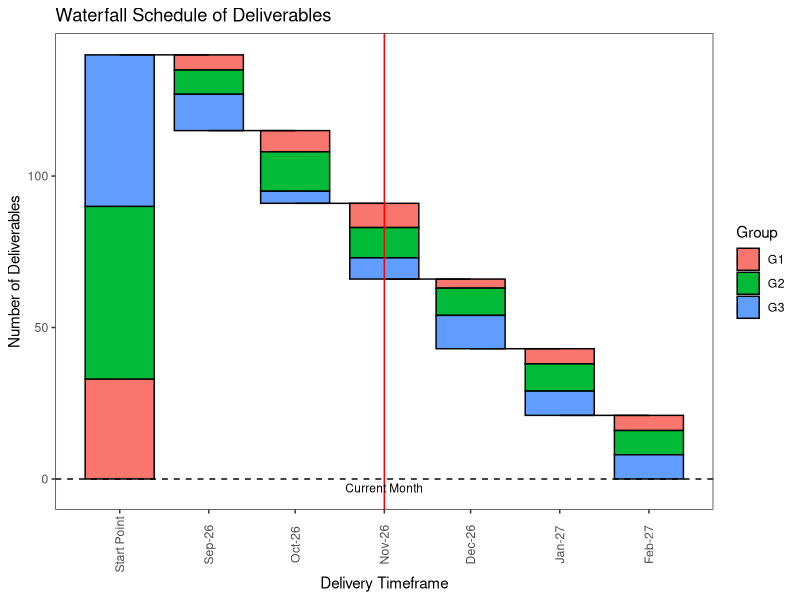

Recreate this plot in R.

usePackage <- function(p) # Function created that checks for library, installing if not present
{
  if (!is.element(p, installed.packages()[, 1]))
    install.packages(p, dep = TRUE)
  require(p, character.only = TRUE)
}

# Load required packages
usePackage("dplyr")
usePackage("readxl")  # read_excel
usePackage("janitor") # snake_case
usePackage("ggplot2") # ggplot
usePackage("lubridate") # ggplot

# Create mock data
month_range <- -2:3
df <- data.frame()

for (r in month_range){
  
  g1 <- sample(3:8,1)
  g2 <- sample(3:15,1)
  g3 <- sample(3:12,1)
  
  group <- data.frame(Group = c(rep("G1",g1), rep("G2", g2), rep("G3", g3)))
  month <- data.frame(Month = c(rep(floor_date(today() %m+% months(r), "month"), sum(g1, g2, g3))))
  set <- data.frame(Group = group, Month = month)
  df <- rbind(df, set)
}



df$Value <- -1

df2 <- df %>% 
  select(Group, Value) %>% 
  group_by(Group) %>% 
  summarise(Value = sum(-Value)) %>% 
  ungroup() %>% 
  mutate(Month = floor_date(min(df$Month) %m+% (months(-1)))) %>%
  select(Group, Month, Value)

df <- rbind(df2,df)

df$Month <- ymd(df$Month)  #This date conversion is necessary for scale_x_date when we go to plot

all.equal(sum(df$Value), 0)   # check that the sum of the values is zero
## [1] TRUE



data1 <- df %>% 
  select(Month, Value) %>% 
  group_by(Month) %>% 
  summarise(Value = sum(Value)) %>% 
  ungroup()

data1 <- data1  %>%
  mutate(
    yend = round(cumsum(Value), 3),
    ystart = lag(cumsum(Value), default = 0),
    xstart = c(head(Month, -1), NA),
    xend = c(tail(Month, -1), NA))





data2 <- df %>%
  select(Month, Group, Value) %>% 
  group_by(Month, Group) %>% 
  summarise(Value = sum(Value)) %>% 
  ungroup()

data2 <- data2 %>%
  mutate(
    yend2 = cumsum(Value),
    ystart2 = lag(cumsum(Value), default = 0) 
  )

data2 <- data2 %>% 
  left_join(data1, by = "Month") %>%
  select(-c("Value.x", "Value.y"))  # These variables are no longer needed



month_label <- c("Start Point", tail(format(as.Date(seq(from = min(data1$Month), to = max(data1$Month), 
                                                        by = "month")), "%b-%y"), -1))

ggplot(data2) +
  geom_rect(aes(xmin = ymd(Month) - days(12),
                xmax = ymd(Month) + days(12), ymin = yend2, ymax = ystart2,
                fill = Group),
            colour = "black") +
  geom_segment(data = data1[1:(nrow(data1) -1),],aes(x = ymd(xstart),
                                                     xend = ymd(xend),
                                                     y = yend,
                                                     yend = yend)) +
  geom_hline(yintercept = 0, linetype=2) +
  geom_vline(xintercept = floor_date(today(), "month"), linetype=1, colour = "red", 
             show.legend = TRUE) +
  annotate("text", x = floor_date(today(), "month"), y = -3, label = "Current Month", size = 3) +
  labs(y = "Number of Deliverables", x = "Delivery Timeframe", 
       title = "Waterfall Schedule of Deliverables") +
  scale_x_date(breaks = seq(from = min(data1$Month), to = max(data1$Month), by = "month"), labels = month_label) +
  theme_bw()+
  theme(legend.position = "right", panel.grid = element_blank(), axis.text.x = element_text(angle = 90, vjust = .5))
